Frame 1 (no input): blank canvas, image omitted
Frame 60 (no input): blank canvas, image omitted
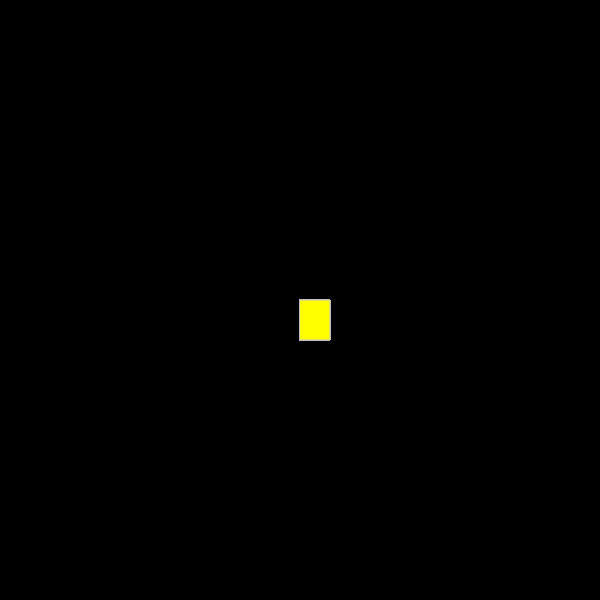
Frame 120 (the mouse pressed at the canvas centre since frame 60)

The p5.js sketch whose frames 1 and 60 were blank and that drew this single picture after the mouse press (run headless with seeded random() and noise() and a simulated clock; from frame 60 on, the mouse is pressed at the canvas centre):

// p5.js sketch
// ── sketch.js
function setup() {
  createCanvas(600, 600);
  background("black");
}

function draw() {
  
  fill("yellow");
  stroke("silver");
  
  
  if(mouseIsPressed){
    rect(mouseX,mouseY,30,40);
  }
  
  
}
